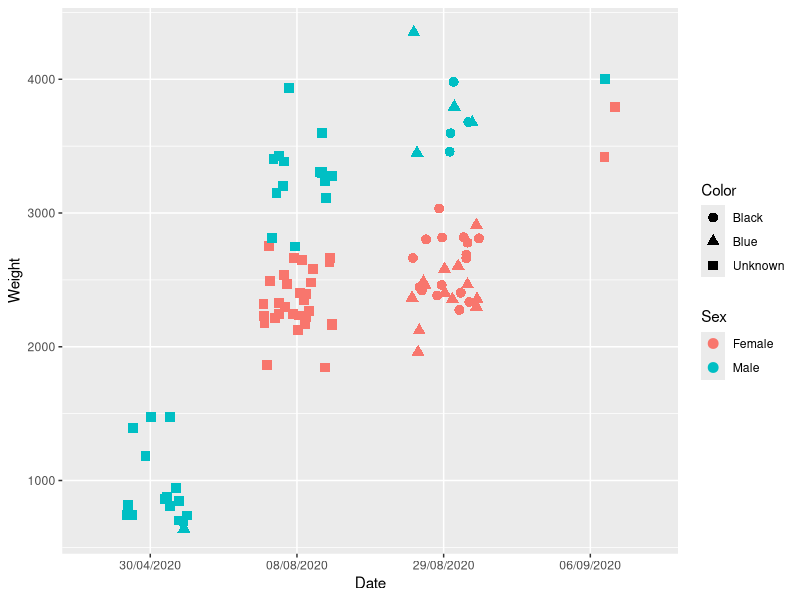

R code for this plot:
library(ggplot2)

setwd("~/Desktop")
chicken_data <- read.csv("Scorings.csv",sep = ";")

chicken_data$Color[chicken_data$Color == ''] <- 'Unknown'

chicken_data$Date <- factor(chicken_data$Date, levels=c('30/04/2020','08/08/2020','29/08/2020', '06/09/2020'))

ggplot(data = chicken_data, aes(x = Date, y = Weight, color = Sex, shape = Color)) + 
  geom_jitter(width=0.25, size=3)
